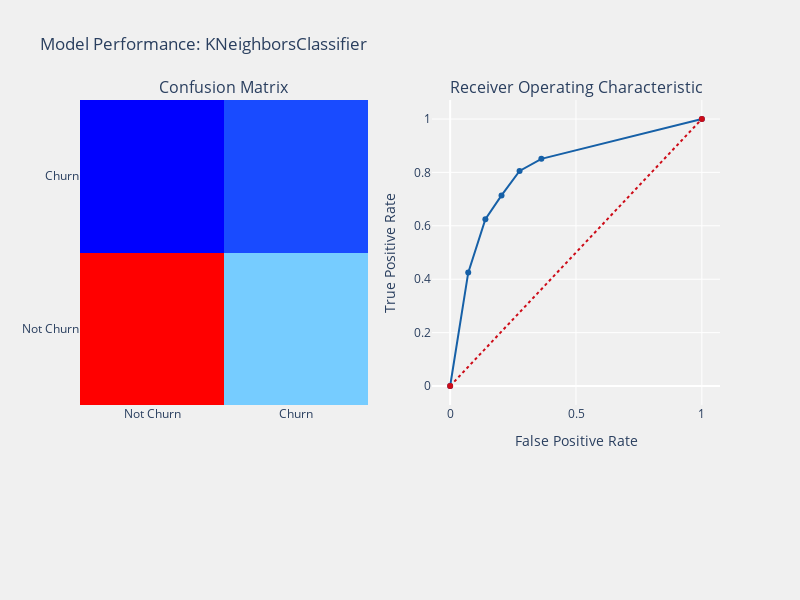

Write notebook code for a chart like this one.
### Markdown cell above
#### 2. KNN Classifier.

### Code cell
from sklearn.neighbors import KNeighborsClassifier
knn = KNeighborsClassifier(algorithm='auto', leaf_size=30, metric='minkowski',
           metric_params=None, n_jobs=1, n_neighbors=5, p=2,
           weights='uniform')

telecom_churn_prediction(knn,X_train_pca, X_test_pca, y_train_pca, y_test_pca, threshold_plot=show_threshold)

### Figure 1 — Plotly figure (JSON) as saved in the notebook; plotly's stock layout.template omitted (floating-point values rounded to 4 significant figures)
{"data": [{"colorscale": [[0, "rgb(0,0,255)"], [0.1, "rgb(51,153,255)"], [0.2, "rgb(102,204,255)"], [0.3, "rgb(153,204,255)"], [0.4, "rgb(204,204,255)"], [0.5, "rgb(255,255,255)"], [0.6, "rgb(255,204,255)"], [0.7, "rgb(255,153,255)"], [0.8, "rgb(255,102,204)"], [0.9, "rgb(255,102,102)"], [1, "rgb(255,0,0)"]], "name": "matrix", "showscale": false, "type": "heatmap", "x": ["Not Churn", "Churn"], "xaxis": "x", "y": ["Not Churn", "Churn"], "yaxis": "y", "z": [[6571, 1685], [209, 521]]}, {"line": {"color": "rgb(22, 96, 167)", "width": 2}, "name": "Roc : 0.7548023189444621", "type": "scatter", "x": [0, 0.07183, 0.14, 0.2041, 0.2758, 0.3624, 1], "xaxis": "x2", "y": [0, 0.4247, 0.6247, 0.7137, 0.8055, 0.8507, 1], "yaxis": "y2"}, {"line": {"color": "rgb(205, 12, 24)", "dash": "dot", "width": 2}, "type": "scatter", "x": [0, 1], "xaxis": "x2", "y": [0, 1], "yaxis": "y2"}], "layout": {"annotations": [{"font": {"size": 16}, "showarrow": false, "text": "Confusion Matrix", "x": 0.225, "xanchor": "center", "xref": "paper", "y": 1, "yanchor": "bottom", "yref": "paper"}, {"font": {"size": 16}, "showarrow": false, "text": "Receiver Operating Characteristic", "x": 0.775, "xanchor": "center", "xref": "paper", "y": 1, "yanchor": "bottom", "yref": "paper"}], "autosize": false, "height": 600, "margin": {"b": 195}, "paper_bgcolor": "rgba(240,240,240, 0.95)", "plot_bgcolor": "rgba(240,240,240, 0.95)", "showlegend": false, "title": {"text": "Model Performance: KNeighborsClassifier"}, "width": 800, "xaxis": {"anchor": "y", "domain": [0, 0.45]}, "xaxis2": {"anchor": "y2", "domain": [0.55, 1], "title": {"text": "False Positive Rate"}}, "yaxis": {"anchor": "x", "domain": [0, 1]}, "yaxis2": {"anchor": "x2", "domain": [0, 1], "title": {"text": "True Positive Rate"}}}}
